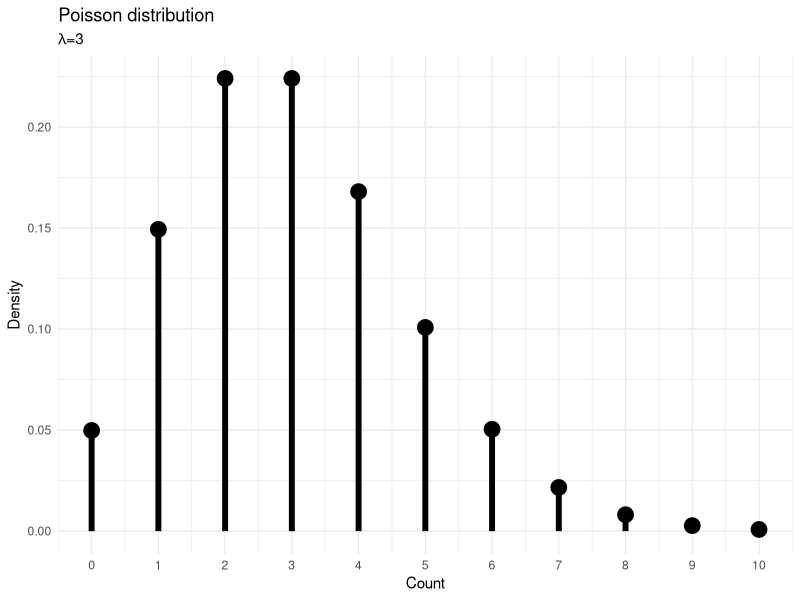
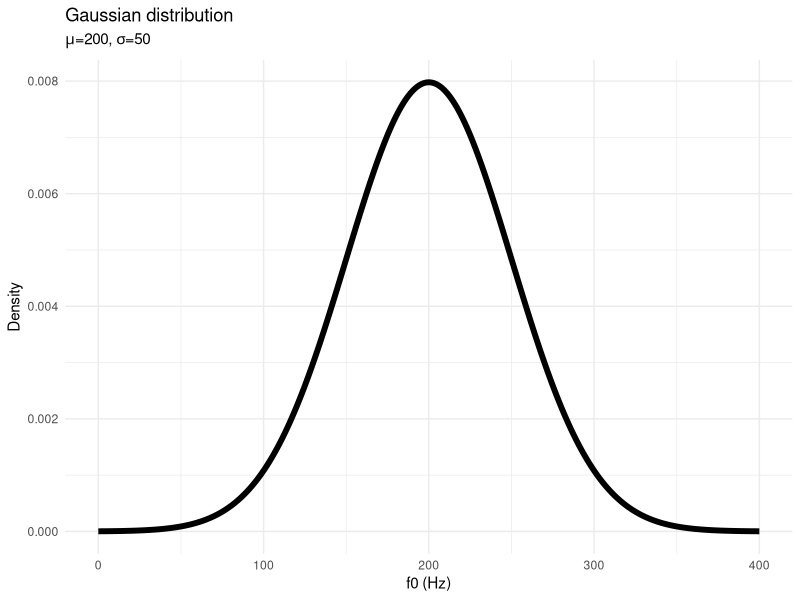
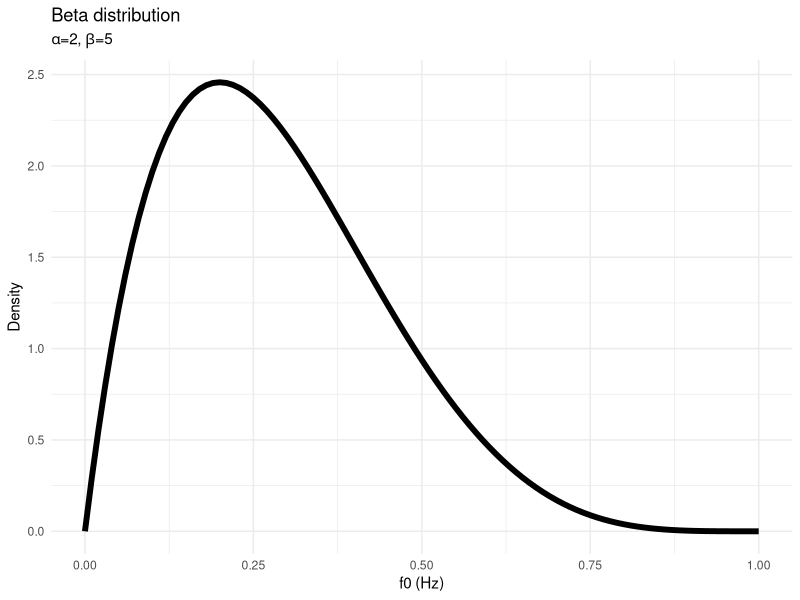
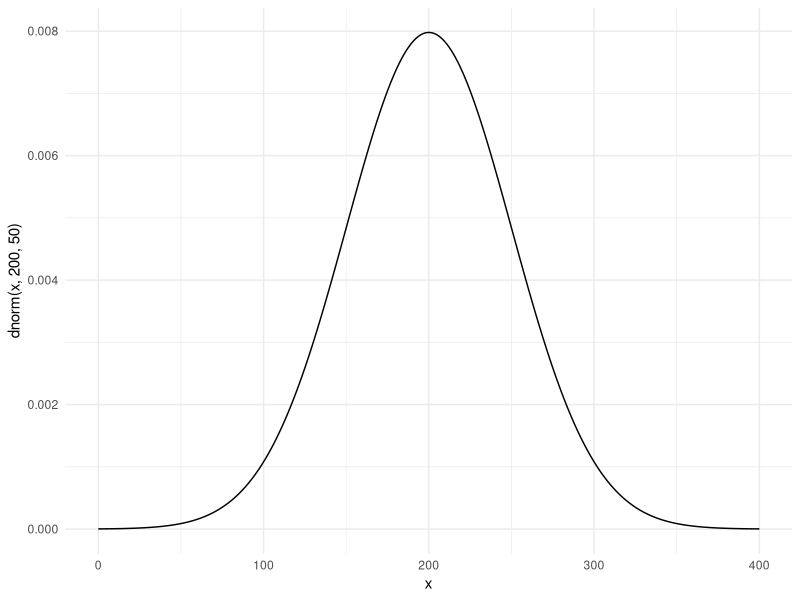

Write the R code that produced these figures, in order.
## ---- chunk 1
options(htmltools.dir.version = FALSE)
library(tidyverse)
theme_set(theme_minimal())
## ---- chunk 2
x <- seq(0, 10)
y <- dpois(x, 3)
ggplot() +
  aes(x, y) +
  geom_point(size = 5) +
  geom_linerange(aes(xmin = x, xmax = x, ymin = 0, ymax = y), size = 2) +
  scale_x_continuous(n.breaks = 10) +
  labs(
    x = "Count", y = "Density",
    title = "Poisson distribution",
    subtitle = expression(paste(lambda, "=3"))
  )
## ---- chunk 3
x <- seq(0, 400)
ggplot() +
  aes(x = x, y = dnorm(x, 200, 50)) +
  geom_line(size = 2) +
  labs(
    x = "f0 (Hz)", y = "Density",
    title = "Gaussian distribution",
    subtitle = expression(paste(mu, "=200", ", ", sigma, "=50"))
  )
## ---- chunk 4
x <- seq(0, 1, by = 0.01)
ggplot() +
  aes(x = x, y = dbeta(x, 2, 5)) +
  geom_line(size = 2) +
  labs(
    x = "f0 (Hz)", y = "Density",
    title = "Beta distribution",
    subtitle = expression(paste(alpha, "=2", ", ", beta, "=5"))
  )
## ---- chunk 5
x <- seq(0, 400)
ggplot() +
  aes(x = x, y = dnorm(x, 200, 50)) +
  geom_line()
